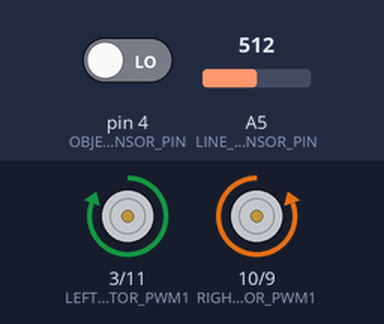
This sketch was run on a simulated Arduino Uno, built with avr-gcc and run on an emulated ATmega328P. On the bench: motor-driver pin pairs drawn as motors (green arrow = first pin HIGH = forward, orange = second pin HIGH = backward, longer = more drive). The inputs (shaded band) are chosen by the test bench; at power-on: pin 4 (OBJECT_SENSOR_PIN) LOW, A5 (LINE_SENSOR_PIN) = 512. What the sketch prints to the serial monitor is not drawn.

Above: at 1.0 s.
At 3.0 s:
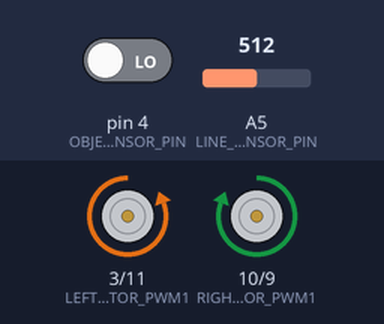
Timing chart, 0 to 5.2 s (numbered marks = the images above):
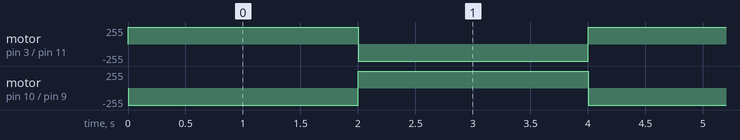

The sketch:

minisumo.ino
```cpp
#define LEFT_MOTOR_PWM1  3
#define LEFT_MOTOR_PWM2  11
#define RIGHT_MOTOR_PWM1 10
#define RIGHT_MOTOR_PWM2 9

// Sensör pinleri
#define LINE_SENSOR_PIN A5
#define OBJECT_SENSOR_PIN 4

void setup() {
  // Motor pinleri çıkış
  pinMode(LEFT_MOTOR_PWM1, OUTPUT);
  pinMode(LEFT_MOTOR_PWM2, OUTPUT);

  pinMode(RIGHT_MOTOR_PWM1, OUTPUT);
  pinMode(RIGHT_MOTOR_PWM2, OUTPUT);

  // Sensör pinleri
  pinMode(LINE_SENSOR_PIN, INPUT);
  pinMode(OBJECT_SENSOR_PIN, INPUT);


  Serial.begin(9600);
}

void loop() {
   int lineSensor = analogRead(LINE_SENSOR_PIN); // A5
  int objectSensor = digitalRead(OBJECT_SENSOR_PIN); // D5

  Serial.print("Line Sensor: ");
  Serial.print(lineSensor);
  Serial.print(" | Object Sensor: ");
  Serial.println(objectSensor);


  //if (objectSensor == HIGH) {
    // Engel algılandı → ileri saldır
 goForward();
  delay(2000);
stop();
    goBackward();

    // Ne çizgi ne engel → rastgele sağa dön
    //turnRight();


  delay(2000);
  stop();
}
void goForward() {
  digitalWrite(LEFT_MOTOR_PWM1, HIGH);
  digitalWrite(LEFT_MOTOR_PWM2, LOW);

  digitalWrite(RIGHT_MOTOR_PWM1, LOW);
  digitalWrite(RIGHT_MOTOR_PWM2, HIGH);
}

void goBackward() {
  digitalWrite(LEFT_MOTOR_PWM1, LOW);
  digitalWrite(LEFT_MOTOR_PWM2, HIGH);
  digitalWrite(RIGHT_MOTOR_PWM1, HIGH);
  digitalWrite(RIGHT_MOTOR_PWM2, LOW);
}

void turnRight() {
  digitalWrite(LEFT_MOTOR_PWM1, HIGH);
  digitalWrite(LEFT_MOTOR_PWM2, LOW);

  digitalWrite(RIGHT_MOTOR_PWM1, HIGH);
  digitalWrite(RIGHT_MOTOR_PWM2, LOW);
}

void stop() {
  digitalWrite(LEFT_MOTOR_PWM1, LOW);
  digitalWrite(LEFT_MOTOR_PWM2, LOW);

  digitalWrite(RIGHT_MOTOR_PWM1, LOW);
  digitalWrite(RIGHT_MOTOR_PWM2, LOW);
}
```

Measured:
- by itself, motor on pin 3 (LEFT_MOTOR_PWM1) / pin 11 (LEFT_MOTOR_PWM2), motor on pin 10 (RIGHT_MOTOR_PWM1) / pin 9 (RIGHT_MOTOR_PWM2): alternates forward 255/255 for 2.0 s and backward 255/255 for 2.0 s
